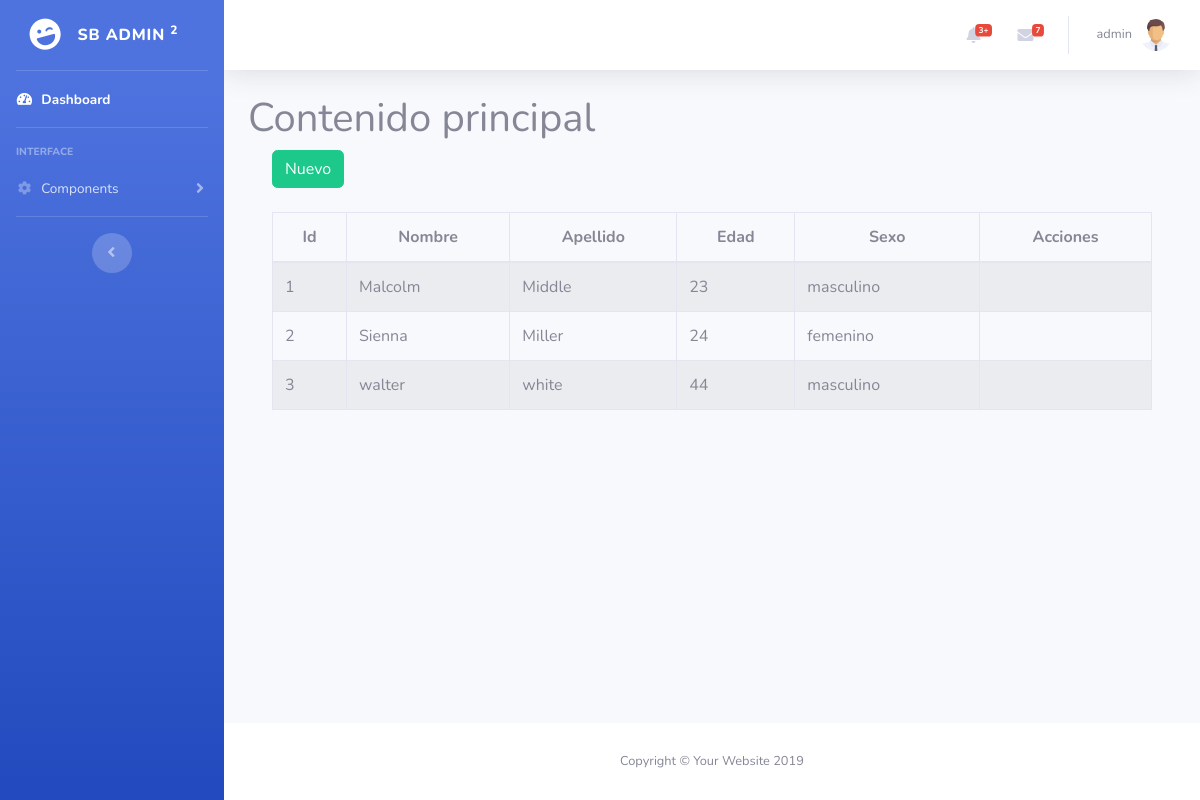
The page /dashboard/index.php (signed in) on the database its author committed.
### tables this page shows
CREATE TABLE `personas` (
  `id` int(11) NOT NULL,
  `nombre` varchar(50) NOT NULL,
  `apellido` varchar(50) NOT NULL,
  `edad` int(11) NOT NULL,
  `sexo` varchar(50) NOT NULL
);

### dashboard/index.php (the view, shortened to what this page needs)
<?php require_once "vistas/parte_superior.php"?>
<div class="container">
    <h1>Contenido principal</h1>
 <?php
$objeto = new Conexion();
$conexion = $objeto->Conectar();
$consulta = "SELECT id, nombre, apellido, edad, sexo FROM personas";
$resultado = $conexion->prepare($consulta);
$resultado->execute();
$data=$resultado->fetchAll(PDO::FETCH_ASSOC);
?>
<div class="container">
        <div class="row">
            <div class="col-lg-12">
            <button id="btnNuevo" type="button" class="btn btn-success" data-toggle="modal">Nuevo</button>
            </div>
        </div>
    </div>
    <br>
<div class="container">
        <div class="row">
                <div class="col-lg-12">
                    <div class="table-responsive">
                        <table id="tablaPersonas" class="table table-striped table-bordered table-condensed" style="width:100%">
                        <thead class="text-center">
                            <tr>
                                <th>Id</th>
                                <th>Nombre</th>
                                <th>Apellido</th>
                                <th>Edad</th>
                                <th>Sexo</th>
                                <th>Acciones</th>
                            </tr>
                        </thead>
                        <tbody>
                            <?php
                            foreach($data as $dat) {
                            ?>
                            <tr>
                                <td><?php echo $dat['id'] ?></td>
                                <td><?php echo $dat['nombre'] ?></td>
                                <td><?php echo $dat['apellido'] ?></td>
                                <td><?php echo $dat['edad'] ?></td>
                                <td><?php echo $dat['sexo'] ?></td>
                                <td></td>
                            </tr>
                            <?php
                                }
                            ?>
                        </tbody>
                       </table>
                    </div>
                </div>
        </div>
    </div>
</div>
<?php require_once "vistas/parte_inferior.php"?>

### dashboard/vistas/parte_superior.php (shortened to what this page needs)
<!DOCTYPE html>
<html lang="en">
<head>
  <link href="vendor/fontawesome-free/css/all.min.css" rel="stylesheet" type="text/css">
  <link href="css/sb-admin-2.min.css" rel="stylesheet">
    <link rel="stylesheet" type="text/css" href="vendor/datatables/datatables.min.css"/>
    <link rel="stylesheet"  type="text/css" href="vendor/datatables/DataTables-1.10.18/css/dataTables.bootstrap4.min.css">
</head>
<body id="page-top">
  <div id="wrapper">
    <ul class="navbar-nav bg-gradient-primary sidebar sidebar-dark accordion" id="accordionSidebar">
      <a class="sidebar-brand d-flex align-items-center justify-content-center" href="index.php">
        <div class="sidebar-brand-icon rotate-n-15">
          <i class="fas fa-laugh-wink"></i>
        </div>
        <div class="sidebar-brand-text mx-3">SB Admin <sup>2</sup></div>
      </a>
      <hr class="sidebar-divider my-0">
      <li class="nav-item active">
        <a class="nav-link" href="index.php">
          <i class="fas fa-fw fa-tachometer-alt"></i>
          <span>Dashboard</span></a>
      </li>
      <hr class="sidebar-divider">
      <div class="sidebar-heading">
        Interface
      </div>
      <li class="nav-item">
        <a class="nav-link collapsed" href="#" data-toggle="collapse" data-target="#collapseTwo" aria-expanded="true" aria-controls="collapseTwo">
          <i class="fas fa-fw fa-cog"></i>
          <span>Components</span>
        </a>
      </li>
      <hr class="sidebar-divider d-none d-md-block">
      <div class="text-center d-none d-md-inline">
        <button class="rounded-circle border-0" id="sidebarToggle"></button>
      </div>
    </ul>
    <div id="content-wrapper" class="d-flex flex-column">
      <div id="content">
        <nav class="navbar navbar-expand navbar-light bg-white topbar mb-4 static-top shadow">
          <ul class="navbar-nav ml-auto">
            <li class="nav-item dropdown no-arrow mx-1">
              <a class="nav-link dropdown-toggle" href="#" id="alertsDropdown" role="button" data-toggle="dropdown" aria-haspopup="true" aria-expanded="false">
                <i class="fas fa-bell fa-fw"></i>
                <span class="badge badge-danger badge-counter">3+</span>
              </a>
            </li>
            <li class="nav-item dropdown no-arrow mx-1">
              <a class="nav-link dropdown-toggle" href="#" id="messagesDropdown" role="button" data-toggle="dropdown" aria-haspopup="true" aria-expanded="false">
                <i class="fas fa-envelope fa-fw"></i>
                <span class="badge badge-danger badge-counter">7</span>
              </a>
            </li>
            <li class="nav-item dropdown no-arrow">
              <a class="nav-link dropdown-toggle" href="#" id="userDropdown" role="button" data-toggle="dropdown" aria-haspopup="true" aria-expanded="false">
                <span class="mr-2 d-none d-lg-inline text-gray-600 small"><?php echo $_SESSION["s_usuario"];?></span>
                <img class="img-profile rounded-circle" src="img/user.png">
              </a>
            </li>
          </ul>
        </nav>

### dashboard/vistas/parte_inferior.php (shortened to what this page needs)
      </div>
      <footer class="sticky-footer bg-white">
        <div class="container my-auto">
          <div class="copyright text-center my-auto">
            <span>Copyright &copy; Your Website 2019</span>
          </div>
        </div>
      </footer>
    </div>
  </div>
</body>
</html>

### rows shown on the page
personas: id "1", nombre "Malcolm", apellido "Middle", edad "23", sexo "masculino"
personas: id "2", nombre "Sienna", apellido "Miller", edad "24", sexo "femenino"
personas: id "3", nombre "walter", apellido "white", edad "44", sexo "masculino"

### other values the page prints
$_SESSION["s_usuario"] "admin"
